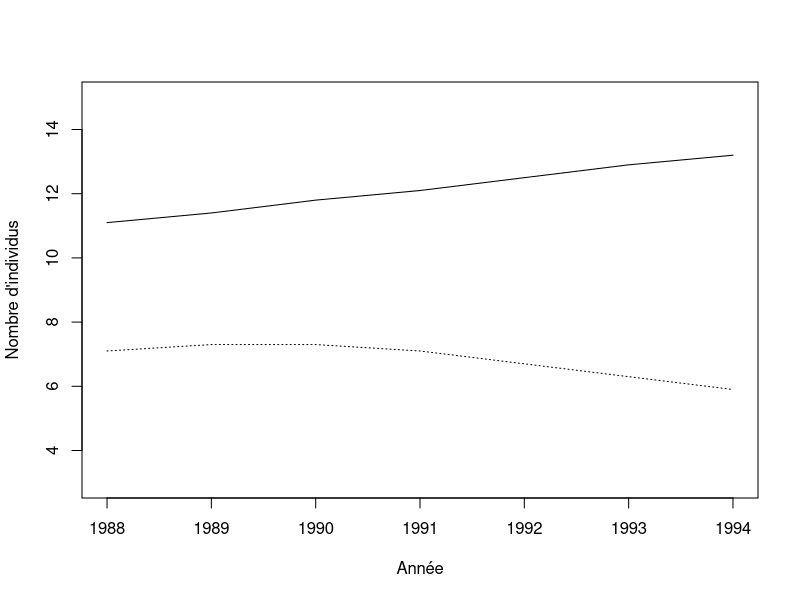
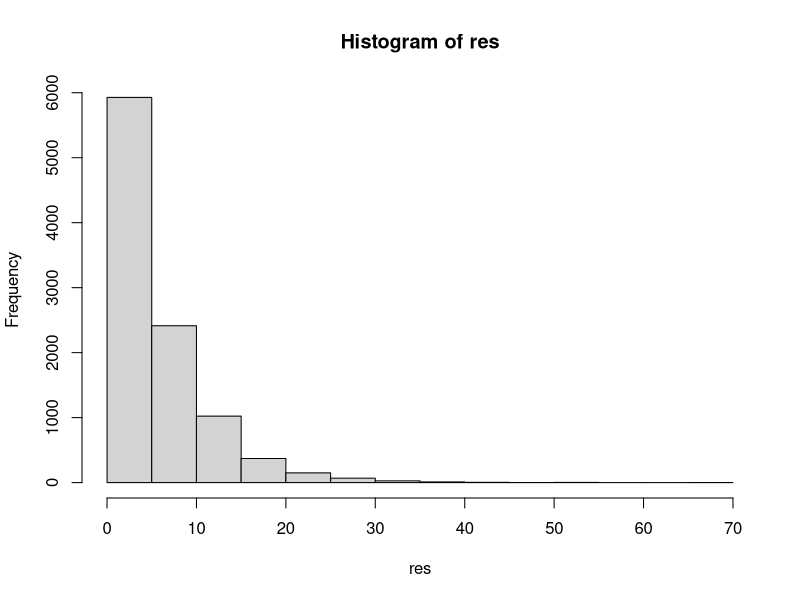
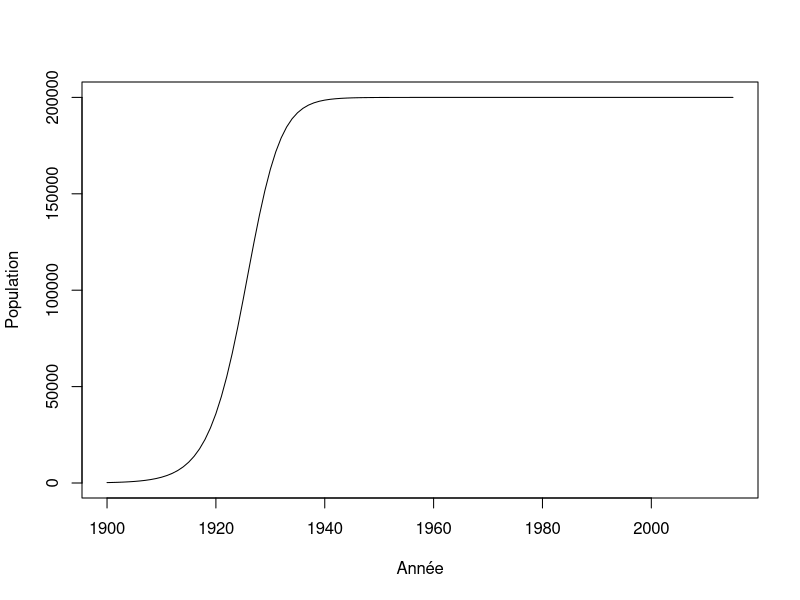
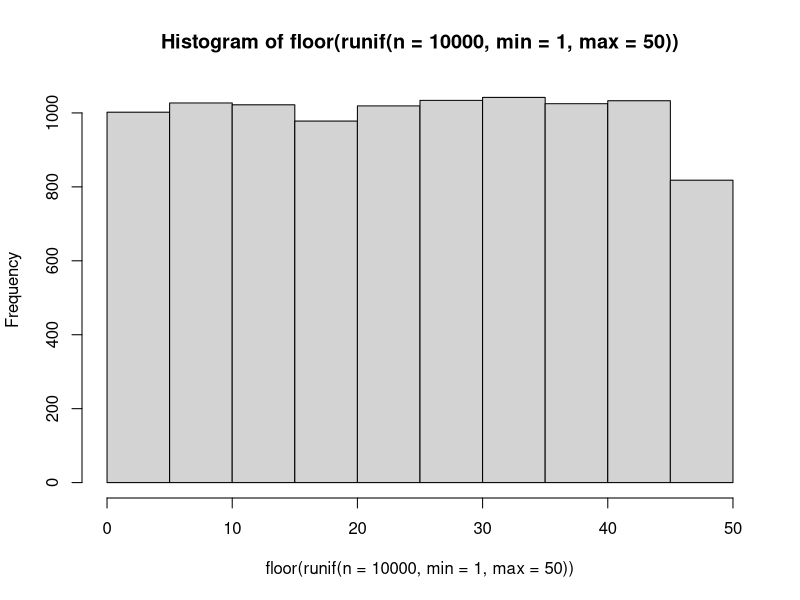
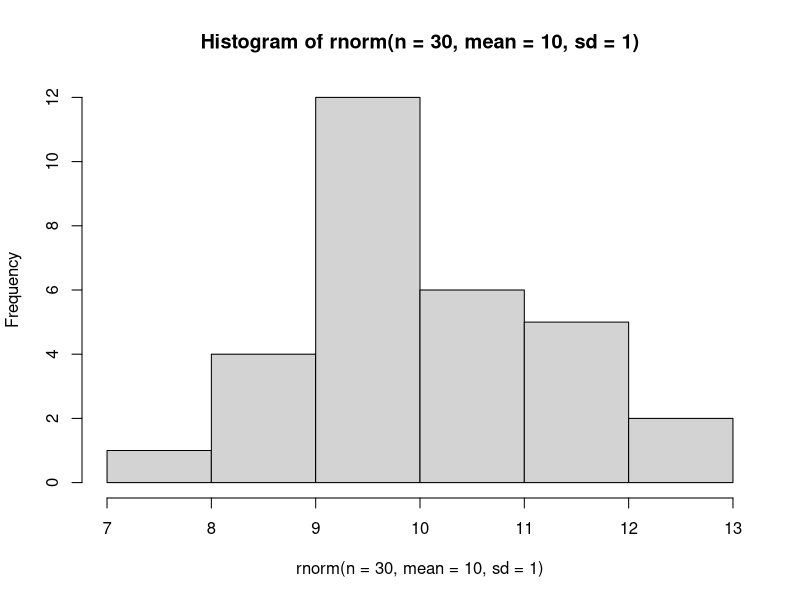
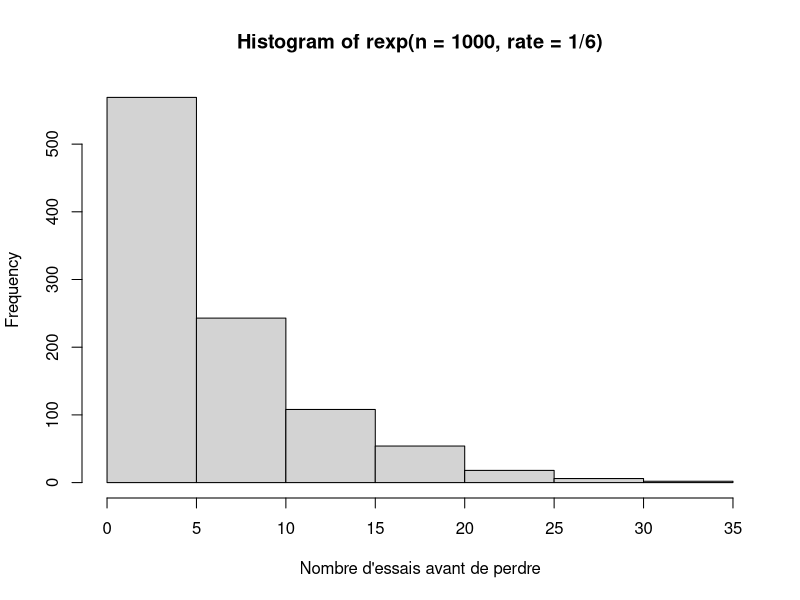
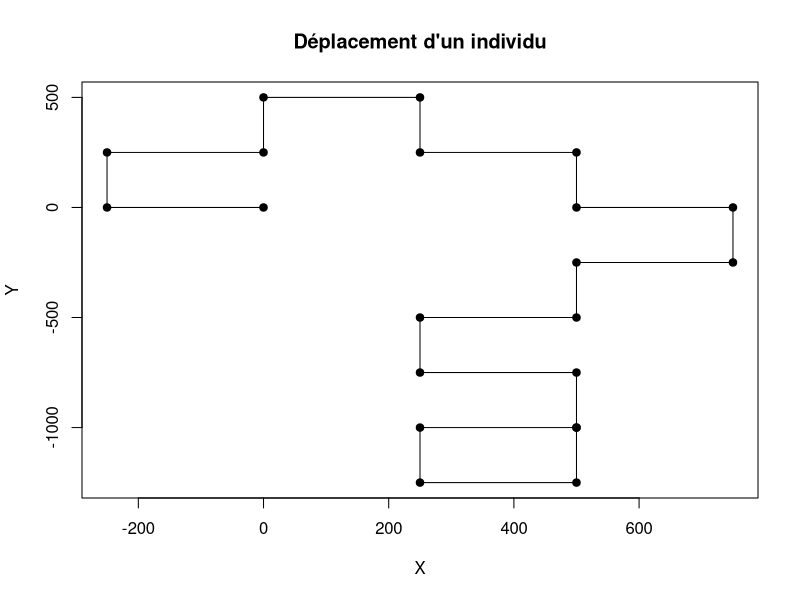
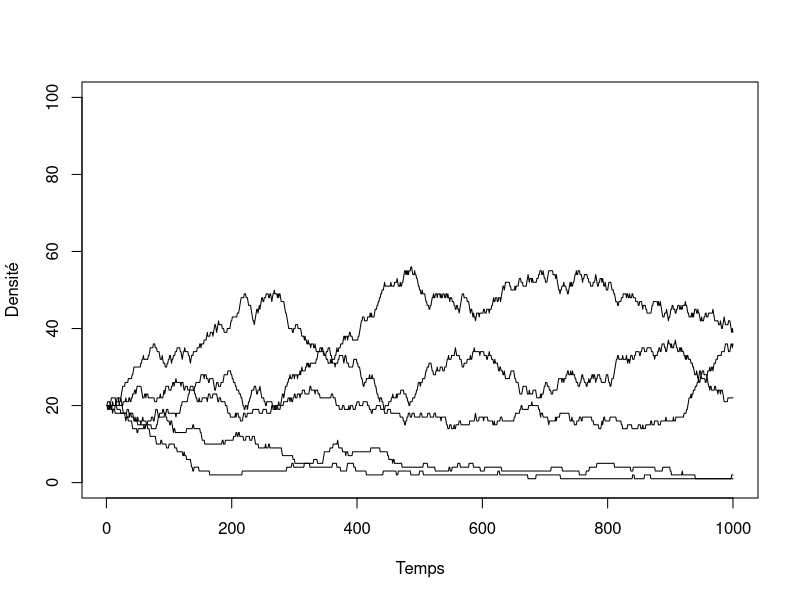

The R script that drew these images, in order:
## ---- chunk 1
donnees <- matrix(nr = 7, nc = 2)
donnees[,1] <- c(11.1,11.4,11.8,12.1,12.5,12.9,13.2) #Cameroun
donnees[,2] <- c(7.1,7.3,7.3,7.1,6.7,6.3,5.9) #Rwanda
an <- c(1988:1994)
donnees
## ---- chunk 2
plot(an, donnees[,1], type = "l", xlab = "Année", ylab = "Nombre d'individus", ylim=c(3,15), cex=2)
lines(an, donnees[,2], lty = 3)
## ---- chunk 3
lambda <- matrix(nrow = 6, ncol = 2)
lambda[1,1] <- (donnees[2,1] - donnees[1,1]) / donnees[1,1]
## ---- chunk 4
lambda[2,1] <- (donnees[3,1] - donnees[2,1]) / donnees[2,1]
## ---- chunk 5
depart <- 1
fin <- 5
for(etape in depart:fin) {
    print(etape)
}
## ---- chunk 6
for(etape in c("Bonjour", "programmeurs", "en R")) {
    print(etape)
}
## ---- chunk 7
for(etape in 1:5) {
    print(etape*2)
}
## ---- chunk 8
for(C in -50:100) {
    cat("Pour C = ",C," on obtient F = ",1.8*C + 32, '\n')
}
## ---- chunk 9
test <- runif(5, 0,1)
for(etape in 1:5) {
    print(test[etape])
}
## ---- chunk 10
for(etape in 1:8) {
    cat("À l'étape", etape, ", la boucle est complétée à", etape/8*100, "%.", '\n')
}
## ---- chunk 11
n <- 1
for(etape in -2:5) {
    cat("etape = ",etape, " n = ",n, '\n')
    n <- n + 1
}
## ---- chunk 12
n <- 1
for(etape in 1:10) n <- n*etape
n
## ---- chunk 13
ma_matrice <- matrix(nrow = 5, ncol = 3)
n <- 1
for(i in 1:5) {
    for(j in 1:3) {
        ma_matrice[i,j] <- n
        n <- n + 1
    }
}
ma_matrice
## ---- chunk 14
piece <- c("pile","face")
combinaison = "face-face"
while(combinaison != "pile-pile") {
    essai1 <- sample(piece, 1)
    essai2 <- sample(piece, 1)
    combinaison <- paste(essai1, "-" , essai2, sep = "")
    print(combinaison)
}
## ---- chunk 15
de <- c(1:6)
n_test <- 10000
res <- numeric(n_test)
for(i in 1:n_test) {
	n <- 0
	face <- 0
	while(face != 1) {
		face <- sample(de,1)
		n <- n + 1
	}
	res[i] <- n
}
mean(res)
## ---- chunk 16
hist(res)
## ---- chunk 17
r <- 0.3
N <- 220
K <- 200000
step <- 1
while(N < K/2) {
    N <- N + r * N * (1 - N/K)
    step <- step + 1
}
step
## ---- chunk 18
r <- 0.3
K <- 200000
n_steps <- 115
N <- numeric(n_steps+1)
N[1] <- 220

for(i in 2:(n_steps+1)) {
    N[i] <- N[i-1] + r * N[i-1] * (1 - N[i-1]/K)
}
N[25:30]
## ---- chunk 19
plot(c(1900:2015), N, type = "l", xlab = "Année", ylab = "Population")
## ---- chunk 20
X <- runif(n = 10)
res <- numeric(10)
for(i in 1:10) {
    if(X[i] < 0.3) {
        res[i] <- "plus petit"
    }
    else {
        res[i] <- "plus grand"
    }
}
cbind(X,res)
## ---- chunk 21
res2 <- numeric(10)
for(i in 1:10) {
    if(X[i] > 0.2 & X[i] < 0.6) {
        res2[i] <- "oui"
    }
    else {
        res2[i] <- "non"
    }
}
cbind(X,res2)
## ---- chunk 22
res2 <- numeric(10)
res2[X > 0.2 & X < 0.6] <- "oui"
res2[X < 0.2 | X > 0.6] <- "non"
cbind(X,res2)
## ---- chunk 23
tri <- function(x){
	# Calcul de la dimension du vecteur
	taille <- length(x)
	ordre <- "NON"
	# Boucle qui tourne jusqu'à ce que tout soit en ordre
	while(ordre == "NON") {
		ordre <- "OUI"
		# Boucle qui passe tous les éléments en paires
		for(i in 1:(taille-1)) {
			if(x[i+1] < x[i]) {
				# Inversion des deux lettres
				x[c(i,i+1)] <- x[c(i+1,i)]
				# Comme un changement a été fait, l'ordre
				# n'est pas encore garanti
				ordre <- "NON"
			}
		}
	}
	return(x)
}
tri(c("E", "Z", "F", "C", "D"))

## ---- chunk 24
valeurs <- c("2", "3", "4", "5", "6", "7", "8", "9", "10", "valet", "reine", "roi", "as")
couleurs <- rep(c("pique", "trèfle", "carreau", "coeur"),each = 13)
cartes <- paste(valeurs,"-",couleurs)
tirage <- function(n, cartes) {
    sample(x = cartes, size = n, replace = FALSE)
}
tirage(3, cartes)
## ---- chunk 25

scrabble <- read.table(file = "./donnees/lettres.txt", header=TRUE, sep = " ")
res <- sample(scrabble[,1],7)
res

## ---- chunk 26
hist(floor(runif(n = 10000, min = 1, max = 50)))
## ---- chunk 27
hist(rnorm(n = 30, mean = 10, sd = 1))
## ---- chunk 28
rbinom(n = 10, size = 1, prob = 0.5)
## ---- chunk 29
rmultinom(n = 3, size = 1, prob = rep(1/6, 6))
## ---- chunk 30
hist(rexp(n = 1000, rate = 1/6),
xlab = "Nombre d'essais avant de perdre")
## ---- chunk 31
set.seed(1)
p <- 0.55
alea <- runif(n = 1, min = 0, max = 1)
if(alea < p) res = "pile" else res = "face"
res
## ---- chunk 32
set.seed(1)
## ---- chunk 33

X <- runif(n = 10000, min = 0, max = 1)
p <- 0.2
res <- numeric(length = 10000)
res[X<p] <- 1
sum(res)

X <- runif(n = 10000, min = 0, max = 1)
p <- 0.2
res <- numeric(length = 10000)
res[X<p] <- 1
sum(res)

10000*p
## ---- chunk 34
# Fonction qui permet de modifier la direction de marche de la personne
#
# ENTREES:
#   DirectionDepart:    la direction vers laquelle la personne se deplace pour le moment.
#   Probabilite:        un vecteur contenant les probabilites d'aller dans l'une ou l'autre des directions. 
#                       Probabilite = c(ProbabiliteGauche, ProbabiliteDroite)
#
# SORITES:
#   NouvelleDirection:  la direction vers laquelle la personne va se deplacer au prochain carrefour.
#
ChangerDirection = function(DirectionDepart, Probabilite){
  
  # A COMPLETER: Mettre la condition pour tourner a gauche
  if(runif(1,0,1) < Probabilite[1]){ # <-- Manque du code
    # On tourne a gauche
    NouvelleDirection = DirectionDepart - pi/2
  }
  else{
    # On tourne a droite
    NouvelleDirection = DirectionDepart + pi/2
  }
  
  return(NouvelleDirection)
  
}

# Fonction qui permet de calculer les nouvelles coordonnees de la personne suite a un deplacement
#
# ENTREES:
#   PositionCourante:   un vecteur contenant la position de la personne pour le moment.
#                       PositionCourante = c(PositionX, PositionY)
#   Direction:          la direction vers laquelle la personne va se deplacer.
#
# SORITES:
#   NouvellePosition:   un vecteur contenant la position de la personne apres son deplacement.
#                       NouvellePosition = c(NouvellePositionX, NouvellePositionY)
#
Deplacement = function(PositionCourante, Direction){
  
  # A COMPLETER: Calcul des nouvelles coordonnées
  NouvellePositionX = PositionCourante[1] + sin(Direction)*250 # <-- Manque du code
  NouvellePositionY = PositionCourante[2] + cos(Direction)*250 # <-- Manque du code
  
  # On place les nouvelles positions pour chacune des coordonnees dans un vecteur
  NouvellePosition = c(NouvellePositionX, NouvellePositionY)
  
  return(NouvellePosition)
}
## ---- chunk 35
# ChangerDirection = function(DirectionDepart, Probabilite){...}
# Deplacement = function(PositionCourante, Direction){...}

nsteps = 20
xy = matrix(0,nrow = 21, ncol = 2)
xy[1,] = c(0,0)
direction = 0
probabilite = c(0.5,0.5)
set.seed(2)
for(step in 2:(nsteps+1)) {
  
  # Calcul de la nouvelle direction
  direction = ChangerDirection(direction, probabilite)
 
  # Calcul des nouvelles coordonnees
  xy[step,] = Deplacement(xy[step-1,], direction)
}
## ---- chunk 36
plot(xy[,1],xy[,2], type = "l", 
    xlab = "X", ylab = "Y", main = "Déplacement d'un individu")
points(xy[,1],xy[,2],pch = 19)
## ---- chunk 37
res <- numeric(50)

set.seed(3)
for (j in 1:50){
nsteps = 20
xy = matrix(0,nrow = 21, ncol = 2)
xy[1,] = c(0,0)
direction = 0
probabilite = c(0.5,0.5)
for(step in 2:(nsteps+1)) {
  
  direction = ChangerDirection(direction, probabilite)
 
  xy[step,] = Deplacement(xy[step-1,], direction)
}
dist <- sqrt(xy[21,1]^2 + xy[21,2]^2)
res[j] <- dist
}
mean(res)
## ---- chunk 38
etats <- c("A", "B", "C", "D", "E")
p = c(0.1, 0.5, 0.2, 0.05, 0.15)
sum(p)

# On utilise cumsum pour calculer la probabilité cumulative
cump <- cumsum(p)
cump
## ---- chunk 39
alea <- runif(1,0,1)
alea
n_etats <- 5; i = 1; plus_petit = FALSE
while(plus_petit == FALSE) {
    if(alea < cump[i]) {
        decision = etats[i]
        plus_petit = TRUE
    }
    else {
        i = i + 1
    }
}
decision
## ---- chunk 40
tirage <- function(p) {
    etats <- c("A", "B", "C", "D", "E")
    res <- rmultinom(n=1,size=1,prob=p)
    etats[which(res==1)]
}
tirage(p)
## ---- chunk 41
nsteps <- 1000
S <- 5
K <- 100
N <- matrix(nr = nsteps, nc = S)

# Une fonction utile pour faire des tirages
# Elle retourne la position de l'espèce pigée au hasard
tirage  <- function(p) {
    res <- rmultinom(n=1,size=1,prob=p)
    return(which(res==1))
}
## ---- chunk 42
# On démarre la simulation avec 20 individus par espèce
N[1,] =rep(K/S, S)

# La boucle principale
for(step in 2:nsteps) {

    # Calcul de l'abondance relative
    p = N[step-1,] / K

    # On tire l'identité de l'espèce qui meurt
    ID_mort = tirage(p)

    # On applique le changement
    N[step,] = N[step-1,]
    N[step,ID_mort] = N[step,ID_mort] - 1

    # On tire l'identité de la recrue
    ID_recrue = tirage(p)
    N[step,ID_recrue] = N[step,ID_recrue] + 1
}
## ---- chunk 43
# Illustration des résultats
plot(c(1:nsteps), N[,1], type = "l", ylim = c(0,K),
    xlab = "Temps", ylab = "Densité")
for(i in 2:S) lines(c(1:nsteps), N[,i])
## ---- chunk 44
x = runif(1000)
system.time(sort(x))
system.time(tri(x))

## ---- chunk 45
n = 2*10^seq(1,3,0.1)
res = numeric(length(n))
for(i in 1:length(res)) {
	x = runif(n[i])
	res[i] = system.time(tri(x))[3]
}
plot(n,res, type = "l", xlab = "Taille", ylab = "Temps")
## ---- chunk 46
f1 <- function(x) {
	taille <- length(x)
	x2 <- numeric(taille)
	for(i in 1:taille) if(x[i] < 0.5) x2[i] <- 1
}
f2 <- function(x) {
	x2 <- x*0
	x2[x<0.5] <- 1
}
## ---- chunk 47
x = runif(1000000)
system.time(f1(x))
system.time(f2(x))
## ---- chunk 48
f1 <- function(x) {
	res <- numeric(ncol(x))
	for(j in 1:ncol(x)) {
		for(i in 1:nrow(x)){
			res[x] = res[j] + x[i,j]
		}
	}
}
X = matrix(runif(100*100),nr=100,nc=100)
## ---- chunk 49
system.time(rowSums(X))
system.time(apply(X,2,sum))
system.time(f1(X))
## ---- chunk 50

quadrats <- read.table(file = "./donnees/quadrats.txt", header=TRUE, sep = ";")
head(quadrats)
